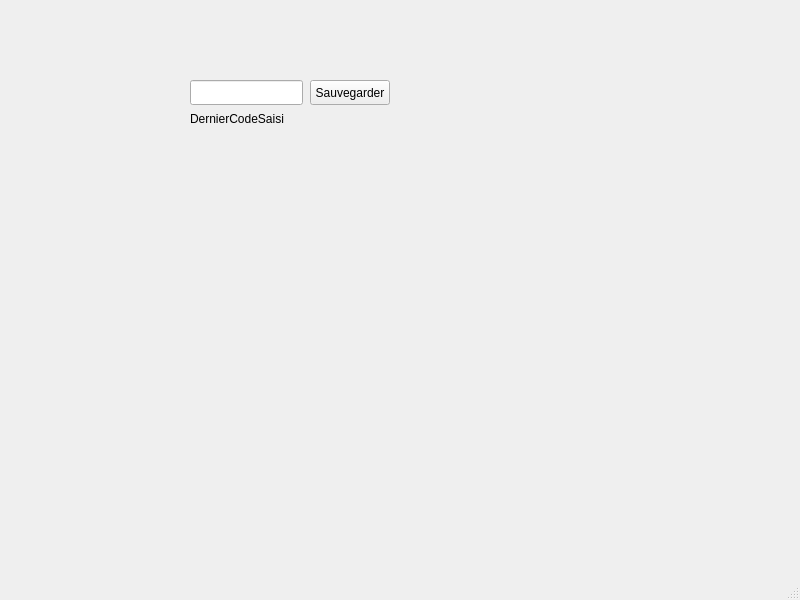
<?xml version="1.0" encoding="UTF-8"?>
<ui version="4.0">
 <class>MainWindow</class>
 <widget class="QMainWindow" name="MainWindow">
  <property name="geometry">
   <rect>
    <x>0</x>
    <y>0</y>
    <width>800</width>
    <height>600</height>
   </rect>
  </property>
  <property name="windowTitle">
   <string>MainWindow</string>
  </property>
  <widget class="QWidget" name="centralwidget">
   <widget class="QLineEdit" name="lineEdit">
    <property name="geometry">
     <rect>
      <x>190</x>
      <y>80</y>
      <width>113</width>
      <height>25</height>
     </rect>
    </property>
    <property name="maxLength">
     <number>10</number>
    </property>
   </widget>
   <widget class="QPushButton" name="BtnSauvegarder">
    <property name="geometry">
     <rect>
      <x>310</x>
      <y>80</y>
      <width>80</width>
      <height>25</height>
     </rect>
    </property>
    <property name="text">
     <string>Sauvegarder</string>
    </property>
   </widget>
   <widget class="QLabel" name="DernierCodeSaisi">
    <property name="geometry">
     <rect>
      <x>190</x>
      <y>110</y>
      <width>111</width>
      <height>17</height>
     </rect>
    </property>
    <property name="text">
     <string>DernierCodeSaisi</string>
    </property>
   </widget>
  </widget>
  <widget class="QMenuBar" name="menubar">
   <property name="geometry">
    <rect>
     <x>0</x>
     <y>0</y>
     <width>800</width>
     <height>22</height>
    </rect>
   </property>
  </widget>
  <widget class="QStatusBar" name="statusbar"/>
 </widget>
 <resources/>
 <connections/>
</ui>
